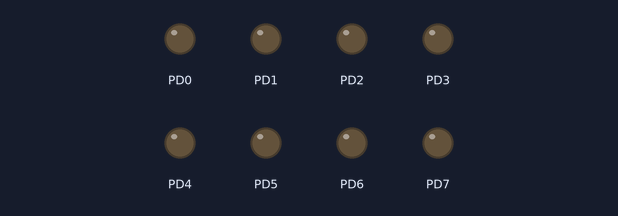
The program below on a simulated ATmega128, built with avr-gcc and emulated at 8 MHz. On the bench: output pins drawn as LEDs (lit = HIGH).

Above: at 0.2 s.
At 1.62 s:
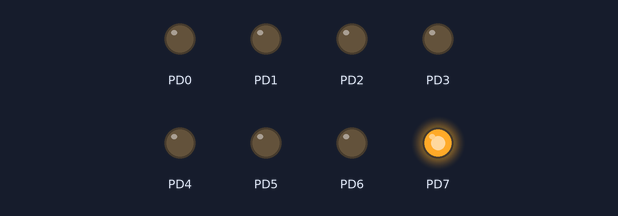
At 2.12 s:
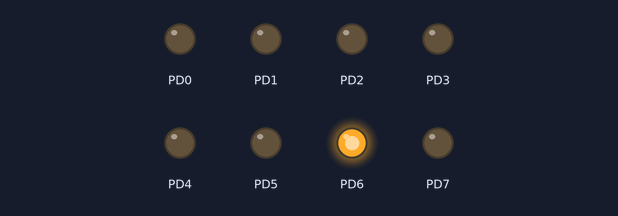
At 2.87 s:
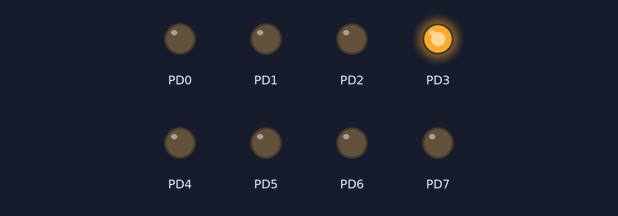
At 4.62 s:
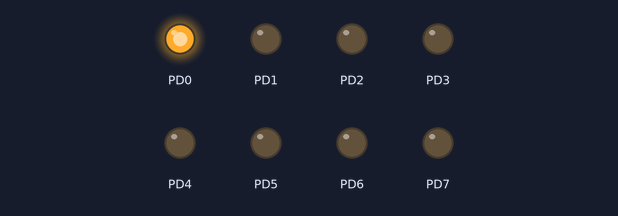
At 6.38 s:
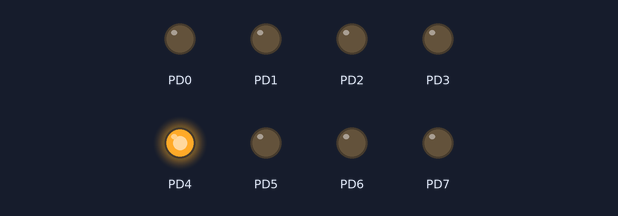
Timing chart, 0 to 7.5 s (numbered marks = the images above):
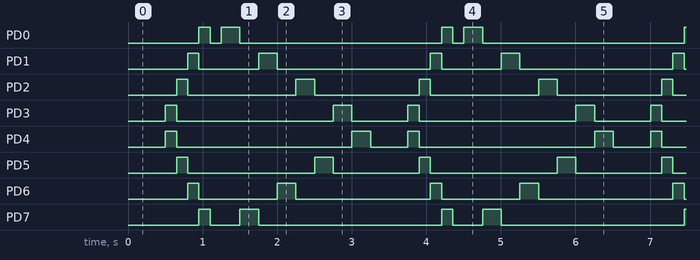

The program:

main.c
```c
/*
 * B.5.c
 *
 * Created: 7-2-2018 09:53:23
 * Author : larsv
 */

#define F_CPU 8000000

#include <avr/io.h>
#include <util/delay.h>

typedef struct {
	unsigned char data;
	unsigned short waitTime;
	unsigned char lastOperation;
} PATERN_INSTRUCTION_STRUCT;

PATERN_INSTRUCTION_STRUCT pattern[] = {
	{0x00, 500, 0}, {0x18, 150, 0}, {0x24, 150, 0}, {0x42, 150, 0}, {0x81, 150, 0}, {0x00, 150, 0},	//start from middle go to outside pattern
	{0x01, 250, 0}, {0x80, 250, 0}, {0x02, 250, 0}, {0x40, 250, 0}, {0x04, 250, 0}, {0x20, 250, 0}, {0x08, 250, 0}, {0x10, 250, 0}, {0,0,1}
};

void wait(int ms) {
	for(int i = 0; i < ms; i++) {
		_delay_ms(1);
	}
}

int main(void)
{
	/* Replace with your application code */
	DDRD = 0xFF;
	while (1)
	{
		int index = 0;
		while(pattern[index].lastOperation == 0) {
			PORTD = pattern[index].data;
			wait(pattern[index].waitTime);
			index++;
		}
		PORTD = 0;
	}
}
```

Measured:
- by itself, PD0: repeats every 3.3 s: LOW 0.15 s, HIGH 0.25 s, LOW 2.7 s, HIGH 0.15 s
- by itself, PD1: repeats every 3.3 s: LOW 0.80 s, HIGH 0.25 s, LOW 2.1 s, HIGH 0.15 s
- by itself, PD2: repeats every 3.3 s: LOW 1.5 s, HIGH 0.25 s, LOW 1.4 s, HIGH 0.15 s
- by itself, PD3: repeats every 3.3 s: LOW 2.1 s, HIGH 0.25 s, LOW 0.75 s, HIGH 0.15 s
- by itself, PD4: repeats every 3.3 s: LOW 2.4 s, HIGH 0.25 s, LOW 0.50 s, HIGH 0.15 s
- by itself, PD5: repeats every 3.3 s: LOW 1.7 s, HIGH 0.25 s, LOW 1.2 s, HIGH 0.15 s
- by itself, PD6: repeats every 3.3 s: LOW 1.1 s, HIGH 0.25 s, LOW 1.8 s, HIGH 0.15 s
- by itself, PD7: repeats every 3.3 s: LOW 0.40 s, HIGH 0.25 s, LOW 2.5 s, HIGH 0.15 s
